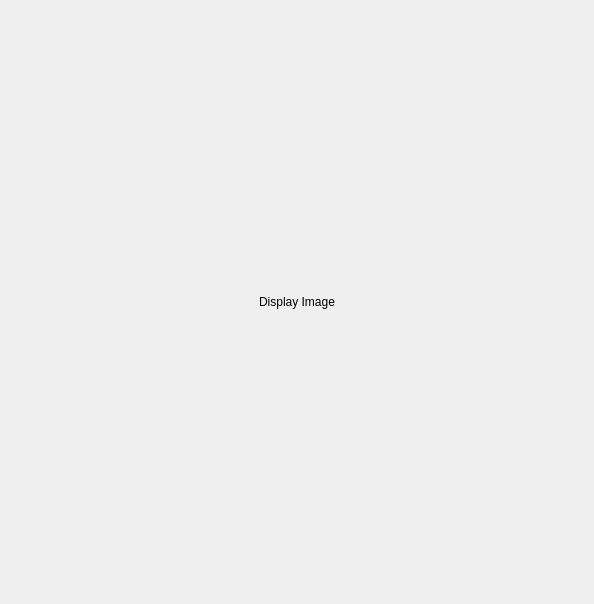
<?xml version="1.0" encoding="UTF-8"?>
<ui version="4.0">
 <class>application_image</class>
 <widget class="QStackedWidget" name="application_image">
  <property name="geometry">
   <rect>
    <x>0</x>
    <y>0</y>
    <width>594</width>
    <height>604</height>
   </rect>
  </property>
  <property name="windowTitle">
   <string>StackedWidget</string>
  </property>
  <widget class="QWidget" name="image">
   <layout class="QVBoxLayout" name="verticalLayout">
    <item>
     <widget class="QLabel" name="image_label">
      <property name="text">
       <string>Display Image</string>
      </property>
      <property name="alignment">
       <set>Qt::AlignCenter</set>
      </property>
     </widget>
    </item>
   </layout>
  </widget>
 </widget>
 <resources>
  <include location="im.qrc"/>
 </resources>
 <connections/>
</ui>
